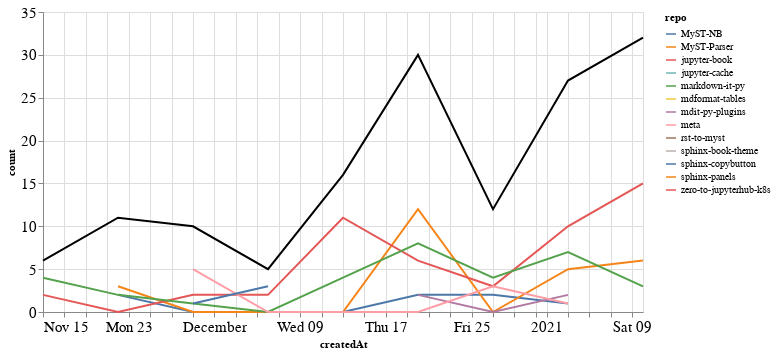

Here is the notebook cell this chart was saved with:
### Markdown cell above
### Comments

### Code cell
comments_time = comments.groupby('repo').resample('W', on='createdAt').count()['author'].reset_index()
comments_time = comments_time.rename(columns={'author': 'count'})
comments_time_total = comments_time.groupby('createdAt').agg({"count": "sum"}).reset_index()
ch1 = alt.Chart(comments_time, width=600).mark_line().encode(
    x='createdAt',
    y='count',
    color='repo',
    tooltip="repo"
)

ch2 = alt.Chart(comments_time_total, width=600).mark_line(color="black").encode(
    x='createdAt',
    y='count',
)

ch1 + ch2

### Figure 1 — Vega-Lite specification as saved in the notebook (floating-point values rounded to 4 significant figures)
{"config": {"axisLeft": {"labelFontSize": 15}, "axisBottom": {"labelFontSize": 15}}, "layer": [{"data": {"name": "data-015a6dae7812c927e12c7d3662249da1"}, "mark": "line", "encoding": {"color": {"type": "nominal", "field": "repo"}, "tooltip": {"type": "nominal", "field": "repo"}, "x": {"type": "temporal", "field": "createdAt"}, "y": {"type": "quantitative", "field": "count"}}, "width": 600}, {"data": {"name": "data-4807839a9a63d648ce4c1b9496d2ab61"}, "mark": {"type": "line", "color": "black"}, "encoding": {"x": {"type": "temporal", "field": "createdAt"}, "y": {"type": "quantitative", "field": "count"}}, "width": 600}], "$schema": "https://vega.github.io/schema/vega-lite/v4.8.1.json", "datasets": {"data-015a6dae7812c927e12c7d3662249da1": [{"repo": "MyST-NB", "createdAt": "2020-11-22T00:00:00", "count": 2}, {"repo": "MyST-NB", "createdAt": "2020-11-29T00:00:00", "count": 0}, {"repo": "MyST-NB", "createdAt": "2020-12-06T00:00:00", "count": 0}, {"repo": "MyST-NB", "createdAt": "2020-12-13T00:00:00", "count": 0}, {"repo": "MyST-NB", "createdAt": "2020-12-20T00:00:00", "count": 2}, {"repo": "MyST-NB", "createdAt": "2020-12-27T00:00:00", "count": 2}, {"repo": "MyST-NB", "createdAt": "2021-01-03T00:00:00", "count": 1}, {"repo": "MyST-Parser", "createdAt": "2020-11-22T00:00:00", "count": 3}, {"repo": "MyST-Parser", "createdAt": "2020-11-29T00:00:00", "count": 0}, {"repo": "MyST-Parser", "createdAt": "2020-12-06T00:00:00", "count": 0}, {"repo": "MyST-Parser", "createdAt": "2020-12-13T00:00:00", "count": 0}, {"repo": "MyST-Parser", "createdAt": "2020-12-20T00:00:00", "count": 12}, {"repo": "MyST-Parser", "createdAt": "2020-12-27T00:00:00", "count": 0}, {"repo": "MyST-Parser", "createdAt": "2021-01-03T00:00:00", "count": 5}, {"repo": "MyST-Parser", "createdAt": "2021-01-10T00:00:00", "count": 6}, {"repo": "jupyter-book", "createdAt": "2020-11-15T00:00:00", "count": 2}, {"repo": "jupyter-book", "createdAt": "2020-11-22T00:00:00", "count": 0}, {"repo": "jupyter-book", "createdAt": "2020-11-29T00:00:00", "count": 2}, {"repo": "jupyter-book", "createdAt": "2020-12-06T00:00:00", "count": 2}, {"repo": "jupyter-book", "createdAt": "2020-12-13T00:00:00", "count": 11}, {"repo": "jupyter-book", "createdAt": "2020-12-20T00:00:00", "count": 6}, {"repo": "jupyter-book", "createdAt": "2020-12-27T00:00:00", "count": 3}, {"repo": "jupyter-book", "createdAt": "2021-01-03T00:00:00", "count": 10}, {"repo": "jupyter-book", "createdAt": "2021-01-10T00:00:00", "count": 15}, {"repo": "jupyter-cache", "createdAt": "2020-11-22T00:00:00", "count": 1}, {"repo": "markdown-it-py", "createdAt": "2020-11-15T00:00:00", "count": 4}, {"repo": "markdown-it-py", "createdAt": "2020-11-22T00:00:00", "count": 2}, {"repo": "markdown-it-py", "createdAt": "2020-11-29T00:00:00", "count": 1}, {"repo": "markdown-it-py", "createdAt": "2020-12-06T00:00:00", "count": 0}, {"repo": "markdown-it-py", "createdAt": "2020-12-13T00:00:00", "count": 4}, {"repo": "markdown-it-py", "createdAt": "2020-12-20T00:00:00", "count": 8}, {"repo": "markdown-it-py", "createdAt": "2020-12-27T00:00:00", "count": 4}, {"repo": "markdown-it-py", "createdAt": "2021-01-03T00:00:00", "count": 7}, {"repo": "markdown-it-py", "createdAt": "2021-01-10T00:00:00", "count": 3}, {"repo": "mdformat-tables", "createdAt": "2020-12-13T00:00:00", "count": 1}, {"repo": "mdit-py-plugins", "createdAt": "2020-12-20T00:00:00", "count": 2}, {"repo": "mdit-py-plugins", "createdAt": "2020-12-27T00:00:00", "count": 0}, {"repo": "mdit-py-plugins", "createdAt": "2021-01-03T00:00:00", "count": 2}, {"repo": "meta", "createdAt": "2020-11-29T00:00:00", "count": 5}, {"repo": "meta", "createdAt": "2020-12-06T00:00:00", "count": 0}, {"repo": "meta", "createdAt": "2020-12-13T00:00:00", "count": 0}, {"repo": "meta", "createdAt": "2020-12-20T00:00:00", "count": 0}, {"repo": "meta", "createdAt": "2020-12-27T00:00:00", "count": 3}, {"repo": "meta", "createdAt": "2021-01-03T00:00:00", "count": 1}, {"repo": "rst-to-myst", "createdAt": "2021-01-10T00:00:00", "count": 8}, {"repo": "sphinx-book-theme", "createdAt": "2020-11-22T00:00:00", "count": 3}, {"repo": "sphinx-copybutton", "createdAt": "2020-11-29T00:00:00", "count": 1}, {"repo": "sphinx-copybutton", "createdAt": "2020-12-06T00:00:00", "count": 3}, {"repo": "sphinx-panels", "createdAt": "2020-11-29T00:00:00", "count": 1}, {"repo": "zero-to-jupyterhub-k8s", "createdAt": "2021-01-03T00:00:00", "count": 1}], "data-4807839a9a63d648ce4c1b9496d2ab61": [{"createdAt": "2020-11-15T00:00:00", "count": 6}, {"createdAt": "2020-11-22T00:00:00", "count": 11}, {"createdAt": "2020-11-29T00:00:00", "count": 10}, {"createdAt": "2020-12-06T00:00:00", "count": 5}, {"createdAt": "2020-12-13T00:00:00", "count": 16}, {"createdAt": "2020-12-20T00:00:00", "count": 30}, {"createdAt": "2020-12-27T00:00:00", "count": 12}, {"createdAt": "2021-01-03T00:00:00", "count": 27}, {"createdAt": "2021-01-10T00:00:00", "count": 32}]}}
